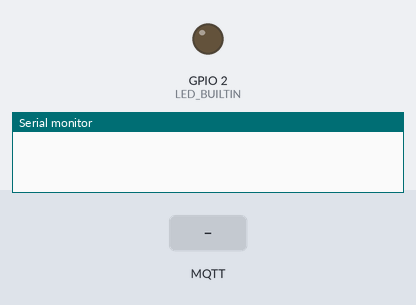
Bench run of a sketch on a simulated ESP32. Parts: output pins drawn as LEDs (lit = HIGH), the last lines printed to the serial monitor. The inputs (shaded band) are chosen by the test bench. No MQTT or app messages arrive unless stated.

Above: at 2.3 s.
2.4 s: MQTT message "1" arrives on the first subscribed topic
At 3.0 s:
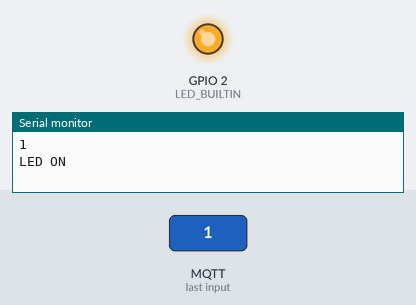
3.9 s: MQTT message "0" arrives on the first subscribed topic
At 4.3 s:
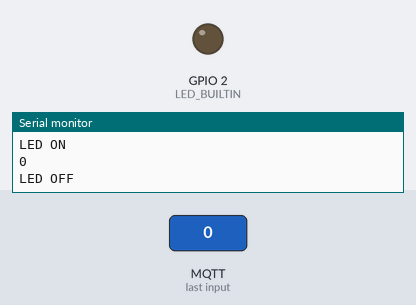
Timing chart, 0 to 6.9 s (numbered marks = the images above; inputs shaded):
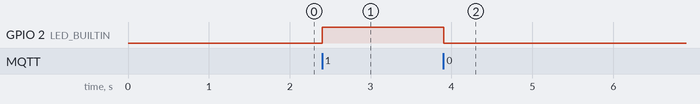

The sketch:

RPi_mqtt_ESP32_LED.ino
```cpp
#include "EspMQTTClient.h"

EspMQTTClient client(
  "mincoding2G",
  "333666999",
  "192.168.0.125",  // PC windows ip address
  "MQTTUsername",   // Can be omitted if not needed
  "MQTTPassword",   // Can be omitted if not needed
  "TestClient",     // Client name that uniquely identify your device
  1883              // The MQTT port, default to 1883. this line can be omitted
);

char *topic1 = "home/first/temp";
char *topic2 = "home/first/humid";

void setup()
{
  Serial.begin(115200);
  pinMode(LED_BUILTIN, OUTPUT);
  client.enableDebuggingMessages(); // Enable debugging messages sent to serial output
  client.enableHTTPWebUpdater(); // Enable the web updater. User and password default to values of MQTTUsername and MQTTPassword. These can be overridded with enableHTTPWebUpdater("user", "password").
  client.enableOTA(); // Enable OTA (Over The Air) updates. Password defaults to MQTTPassword. Port is the default OTA port. Can be overridden with enableOTA("password", port).
  client.enableLastWillMessage("TestClient/lastwill", "I am going offline");  // You can activate the retain flag by setting the third parameter to true
}

void onConnectionEstablished()
{
  client.subscribe(topic1, [](const String & payload) {
    Serial.println(payload);
    if( payload=="1" ){
        Serial.println("LED ON");
        digitalWrite(LED_BUILTIN, HIGH);
    }
    else if( payload.toInt()==0 ){
        Serial.println("LED OFF");
        digitalWrite(LED_BUILTIN, LOW);
    }
  });
  client.subscribe(topic2, [](const String & payload) {
    Serial.print("humid : ");
    Serial.println(payload);
  });
}
void loop()
{
  //tx();
  delay(20);
  client.loop();
}
```

Measured:
- after the input at 2.4 s, GPIO 2 (LED_BUILTIN): LOW → HIGH at once
- after the input at 3.9 s, GPIO 2 (LED_BUILTIN): HIGH → LOW at once
